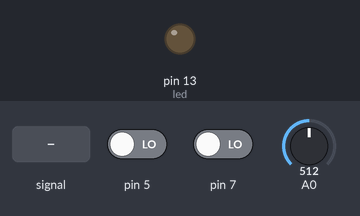
The sketch below on a simulated Arduino Uno, built with avr-gcc and run on an emulated ATmega328P. On the bench: output pins drawn as LEDs (lit = HIGH). Inputs (shaded band) come from the test bench; at power-on: A0 = 512, pin 7 LOW, pin 5 LOW.

Above: at 1.2 s.
1.3 s: A0 set to 312
2.8 s: A0 set to 285
At 3.6 s:
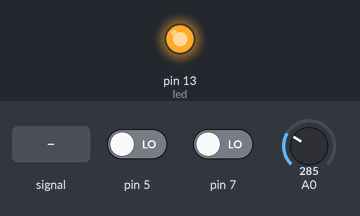
4.3 s: pin 7 driven HIGH
At 5.0 s:
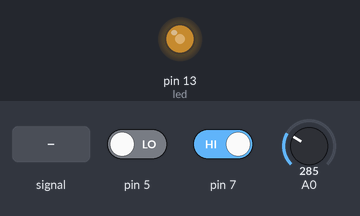
5.8 s: pin 5 driven HIGH
At 6.9 s:
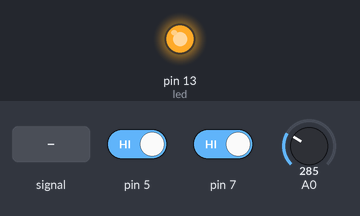
7.3 s: A0 fed a 200 Hz sine of ±255 counts around its level
At 8.5 s:
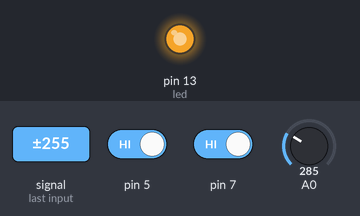
8.8 s: pin 5 driven LOW
At 9.2 s:
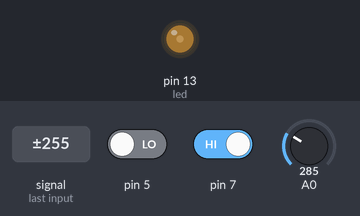
Timing chart, 0 to 11.3 s (numbered marks = the images above; inputs shaded):
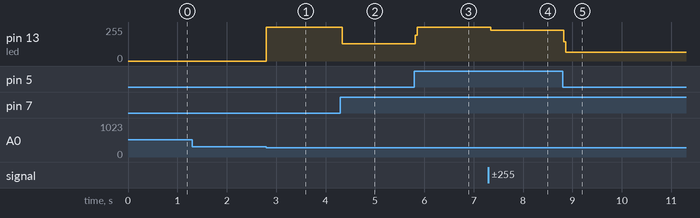

Measured:
- the behaviour switches between 300 and 299 on A0 (found by bisection; images 0 and 1)
- after the input at 1.3 s, every drawn part: stays the same
- after the input at 2.8 s, pin 13 (led): 0/255 → 255/255 at once
- after the input at 4.3 s, pin 13 (led): 255/255 → 128/255 at once
- after the input at 5.8 s, pin 13 (led): 128/255 → 255/255 at once
- after the input at 7.3 s, pin 13 (led): 255/255 → 232/255 at once
- after the input at 8.8 s, pin 13 (led): 232/255 → 66/255 at once

The sketch:

ldr_controol.ino
```cpp
int push ;
int ldr ;
int led =13;
int Switch ;
int x = 0;
int p = 0;

void setup (){
  pinMode(A0,INPUT);
  pinMode(led,OUTPUT);
  pinMode(5,INPUT);
  pinMode(7,INPUT);
   Serial.begin(9600);
}
void loop(){
  ldr = analogRead(A0);
  push = digitalRead(7);
  Switch = digitalRead(5);
if (push == 1 ) {
 p = p + 1;
}
if ((p%2)==0){
  if (ldr>500)
  {
    digitalWrite(led, LOW);
  }
  else if (ldr < 300){
    digitalWrite(led,HIGH);
  }
}
else if ((p%2)) {

  if (Switch == 1) {
    x = 1;}
   else if ( Switch ==0){
    x=2;}


     if (x==1){
      digitalWrite(led,HIGH);
     }
    else if (x==2){
      digitalWrite(led,LOW);}}}
```
